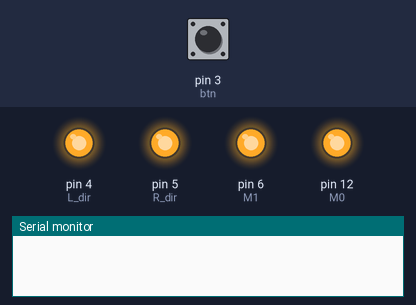
A sketch run on a simulated Arduino Nano, built with avr-gcc and run on an emulated ATmega328P. On the bench: output pins drawn as LEDs (lit = HIGH), the last lines printed to the serial monitor. Inputs (shaded band) come from the test bench; at power-on: pin 3 (btn) HIGH. Pins used as bus, display or sensor lines are not drawn.

Above: at 0.37 s.
At 1.2 s:
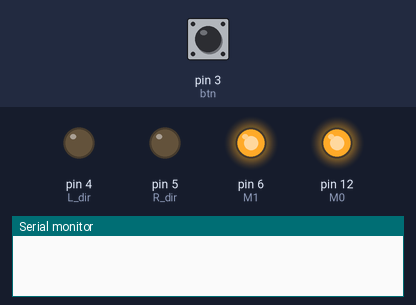
1.3 s: pin 3 (btn) pulled LOW for 0.15 s
At 2.2 s:
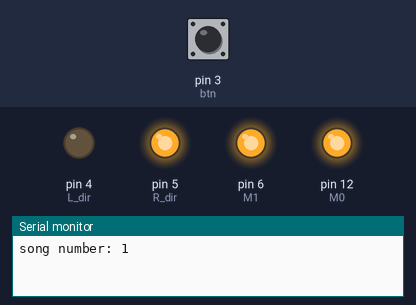
Timing chart, 0 to 10.3 s (numbered marks = the images above; inputs shaded):
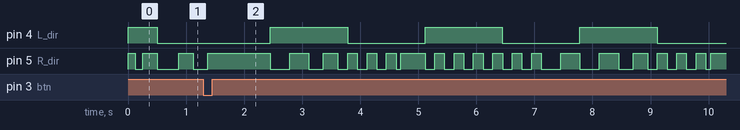

The sketch:

stepSpeaker.ino
```cpp
#include "megalovania.h"
#include "unwelcome_school.h"

#define btn 3
#define L_dir 4
#define R_dir 5
#define M1 6
#define ENA 7
#define L_clk 10
#define R_clk 11
#define M0 12

const int (*playlist[][2])[2]={
  {high_note1, low_note1},
  {high_note2, low_note2},
};

float len_list[]={unit_len1, unit_len2};

int pl_idx=0;
int pl_size=1;
int (*high_note)[2] = playlist[pl_idx][0];
int (*low_note)[2] = playlist[pl_idx][1];
float unit_len = len_list[pl_idx];

// typedef struct {
//   unsigned long note_timer;
//   unsigned long beat_timer;
//   unsigned long beat_len;
//   int size;
//   bool pwm;
//   bool dir;
//   int note;
//   int idx;
// } Step;

// Step H = {0, 0, 0, sizeof(high_note)/4, 0, 0, 0};
// Step L = {0, 0, 0, sizeof(low_note)/4, 0, 0, 0};

unsigned long r_timer = 0;
unsigned long l_timer = 0;
unsigned long r_timer2 = 0;
unsigned long l_timer2 = 0;
unsigned long r_len = 0;
unsigned long l_len = 0;
unsigned long now = 0;
bool R = 0;
bool r_dir = 0;

bool L = 0;
bool l_dir = 0;

int r_note=0;
int l_note=0;

int r_idx=0;
int l_idx=0;

bool push=0;


void setup() {
  pinMode(M0, OUTPUT);
  pinMode(M1, OUTPUT);
  pinMode(R_clk, OUTPUT);
  pinMode(R_dir, OUTPUT);
  pinMode(L_clk, OUTPUT);
  pinMode(L_dir, OUTPUT);
  pinMode(btn, INPUT_PULLUP);
  attachInterrupt(digitalPinToInterrupt(btn), next, RISING);

  digitalWrite(R_dir, 1);
  digitalWrite(L_dir, 1);
  digitalWrite(ENA, 1);
  digitalWrite(M0, 1);
  digitalWrite(M1, 1);

  Serial.begin(9600);
}

void initialize() {
  r_timer = 0;
  l_timer = 0;
  r_timer2 = 0;
  l_timer2 = 0;
  r_len=0;
  l_len=0;
  r_note=0;
  l_note=0;
  r_idx=0;
  l_idx=0;
}

void loop() {

  if (push) {
    initialize();
    pl_idx++;
    if (pl_idx>pl_size) pl_idx=0;
    high_note = playlist[pl_idx][0];
    low_note = playlist[pl_idx][1];
    unit_len = len_list[pl_idx];
    Serial.print("song number: ");
    Serial.println(pl_idx);
    delay(1000);
    push=0;
  }

  now = micros();

  if (now - r_timer2 > r_len) {
    r_timer2 = now;
    r_len = pgm_read_word_near(high_note[r_idx]+0);
    r_note= pgm_read_word_near(high_note[r_idx]+1);
    r_len = r_len*unit_len*1000;
    // Serial.println("high");
    // Serial.println(r_idx);
    // Serial.println(r_len);
    r_dir = !r_dir;
    digitalWrite(R_dir, r_dir);
    r_idx++;
    if (r_note==-1) r_idx = 0;
  }

  if (r_note>0 && now - r_timer > r_note) {
    r_timer = now;
    R = !R;
    digitalWrite(R_clk, R);
  }

  if (now - l_timer2 > l_len) {
    l_timer2 = now;
    l_len = pgm_read_word_near(low_note[l_idx]+0);
    l_note= pgm_read_word_near(low_note[l_idx]+1);
    l_len = l_len*unit_len*1000;
    // Serial.println("low");
    // Serial.println(l_idx);
    // Serial.println(l_len);
    l_dir = !l_dir;
    digitalWrite(L_dir, l_dir);
    l_idx++;
    if (l_note == -1) l_idx = 0;
  }

  if (l_note>0 && now - l_timer > l_note) {
    l_timer = now;
    L = !L;
    digitalWrite(L_clk, L);
  }
}

void next() {
  push = 1;
}
```

note.h
```cpp
#define C1 15289
#define D1b 14431
#define D1 13621
#define E1b 12856
#define E1 12135
#define F1 11454
#define G1b 10811
#define G1 10204
#define A1b 9631
#define A1 9091
#define B1b 8581
#define B1 8099

#define C2 7645
#define D2b 7215
#define D2 6810
#define E2b 6428
#define E2 6067
#define F2 5727
#define G2b 5405
#define G2 5102
#define A2b 4816
#define A2 4545
#define B2b 4290
#define B2 4050

#define C3 3822
#define D3b 3608
#define D3 3405
#define E3b 3214
#define E3 3034
#define F3 2863
#define G3b 2703
#define G3 2551
#define A3b 2408
#define A3 2273
#define B3b 2145
#define B3 2025

#define C4 1911
#define D4b 1804
#define D4 1703
#define E4b 1607
#define E4 1517
#define F4 1432
#define G4b 1351
#define G4 1276
#define A4b 1204
#define A4 1136
#define B4b 1073
#define B4 1012

#define C5 956
#define D5b 902
#define D5 851
#define E5b 804
#define E5 758
#define F5 716
#define G5b 676
#define G5 638
#define A5b 602
#define A5 568
#define B5b 536
#define B5 506

#define C6 478
#define D6b 451
#define D6 426
#define E6b 402
#define E6 379
#define F6 358
#define G6b 338
#define G6 319
#define A6b 301
#define A6 284
#define B6b 268
#define B6 253
```

Source omitted: megalovania.h (data table, 9601 bytes), lcome_school.h (data table, 10535 bytes)

Measured:
- by itself, pin 4 (L_dir): alternates HIGH for 1.3 s and LOW for 1.3 s
